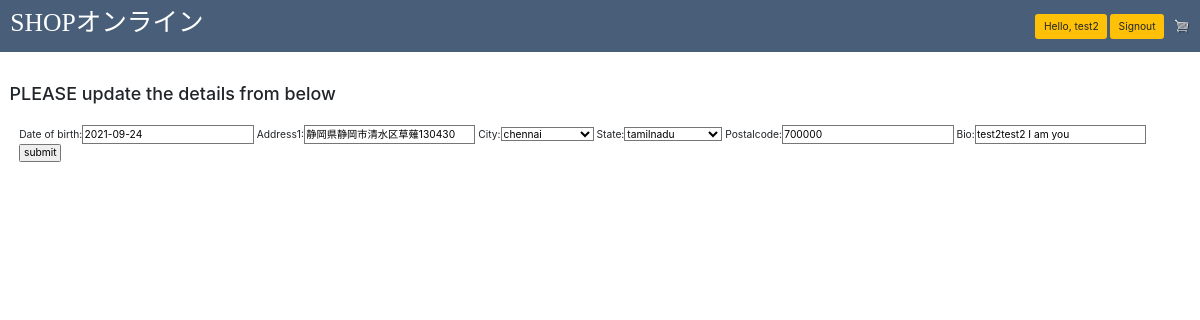
The app's page /register/user_profile_update (signed in) with its own data.
### registration/models.py (models this page shows, shortened)
class user_profile(models.Model):
    STATES = (
        ('TN', 'tamilnadu'),
        ('AP', 'andhra_pradesh'),
        ('TL', 'telangana'),
        ('KA', 'karnataka'),
        ('KL', 'kerala'),
        ('DL', 'delhi'),
        ('MH', 'maharashtra'),
        ('PN', 'punjab'),
        ('RJ', 'rajasthan'),
    )
    CITIES = (
        ('CHN', 'chennai'),
        ('DEL', 'new_Delhi'),
        ('KOL', 'kolkata'),
        ('MUM', 'mumbai'),
        ('BGL', 'bangalore'),
        ('VIZ', 'visakhapatnam'),
        ('HYD', 'hydrabad'),
        ('PUN', 'punjab'),
        ('RAJ', 'rajasthan'),
    )
    TYPE = (
        ('ADM', 'admin'),
        ('SLR', 'seller'),
        ('USR', 'user'),
    )
    user = models.OneToOneField(User, on_delete=models.CASCADE)
    id = models.AutoField(primary_key=True)
    firstName = models.CharField(max_length=30)
    lastName = models.CharField(max_length=30)
    date_of_birth = models.DateField(default=datetime.date.today)
    address1 = models.CharField(max_length=100)
    city = models.CharField(max_length=5 , choices=CITIES, blank = True)
    state = models.CharField(max_length=5 , choices=STATES, blank = True)
    postalcode = models.CharField(max_length=6, blank=True)
    country = models.CharField(max_length=20, default="INDIA", blank=True)
    phone = models.CharField(max_length=10, blank=True)
    email = models.EmailField(max_length=50, blank=True)
    type = models.CharField(max_length=5, choices = TYPE, default='USR')
    website = models.URLField(blank=True)
    profile_picture = models.ImageField(upload_to='profile_pictures' , blank = True )
    bio = models.CharField(blank=True, max_length=300)

### registration/views.py (the view, shortened to what this page needs)
# urls.py: path('user_profile_update', views.user_profile_update, name='user_profile_update'),
def user_profile_update(request):
    if request.method == "GET":
        userprofileinst = user_profile.objects.get(user__id = request.user.id)
        form = user_profile_update_form(instance=userprofileinst)
        context = {
            'form' : form
        }
        return render(request , 'registration/userprofile_update.html' , context)

### registration/forms.py
class user_profile_update_form(forms.ModelForm):
    class Meta:
        model = user_profile
        fields = ["date_of_birth" , "address1","city","state","postalcode", "bio"]

### templates/registration/userprofile_update.html (shortened to what this page needs)
<!DOCTYPE html>
{% extends "base2.html" %}
{% load static %}
{% load bootstrap_tags %}
{% block body %}
    <br><br>
    <div class="container">
            <h3>PLEASE update the details from below</h3>
            <br>
            <form method="POST" enctype='multipart/form-data'>
                <div class="container sign-form">
                    {{ form |as_bootstrap  }}
                    <input type="submit" class = “btn btn-default” name="submit" value="submit">
                </div>
            </form>
    </div>
{% endblock %}

### templates/base2.html (shortened to what this page needs)
<!DOCTYPE html>
{% load static %}
<html>
<head>
    <link rel="stylesheet" href="https://stackpath.bootstrapcdn.com/bootstrap/4.4.1/css/bootstrap.min.css">
    <link rel="stylesheet" type="text/css" href="{% static 'css/base.css' %}">
</head>
<body>
    <nav class="navbar navbar-expand-lg" style="background-color: #485e79;">
        <a class="navbar-brand" href="{% url 'homepage:home' %}"> <h1 style="font-family: comicsans; color: white;" >SHOPオンライン</h1></a>
        <div class="collapse navbar-collapse" id="navbarSupportedContent">
            <div class="form-inline my-2 my-lg-0">
                {% if user.is_authenticated %}
                    <a href="#" class="btn btn-warning" style="margin: 4px;">Hello, {{user.username}}</a>
                    <a href="{% url 'registration:signout' %}" class="btn btn-warning">Signout</a>
                {% else %}
                    <a href="{% url 'registration:signin' %}" style="margin: 4px;" class="btn btn-warning">Signin</a>
                    <a href="{% url 'registration:signup' %}" class="btn btn-warning">Signup</a>
                {% endif %}
                <a href="#">
                    <img id="cart-icon" src="{% static 'img/cart.png' %}">
                </a>
            </div>
        </div>
    </nav>
    {% block body %}
    {% endblock %}
</body>
</html>

### static/css/base.css (style rules this page uses)
html, body { zoom: 80%; max-width: 100%; overflow-x: hidden; }
#cart-icon { width: 25px; display: inline-block; margin-left: 15px; }
.container { max-width: 100%; overflow:auto; }
fieldset, label { margin: 0; padding: 0; }

### records on screen
user_profile: date_of_birth "2021-09-24", address1 "静岡県静岡市清水区草薙130430", city "chennai", state "tamilnadu", postalcode "700000", bio "test2test2 I am you"

### other values on screen
{{ user.username }} "test2"
